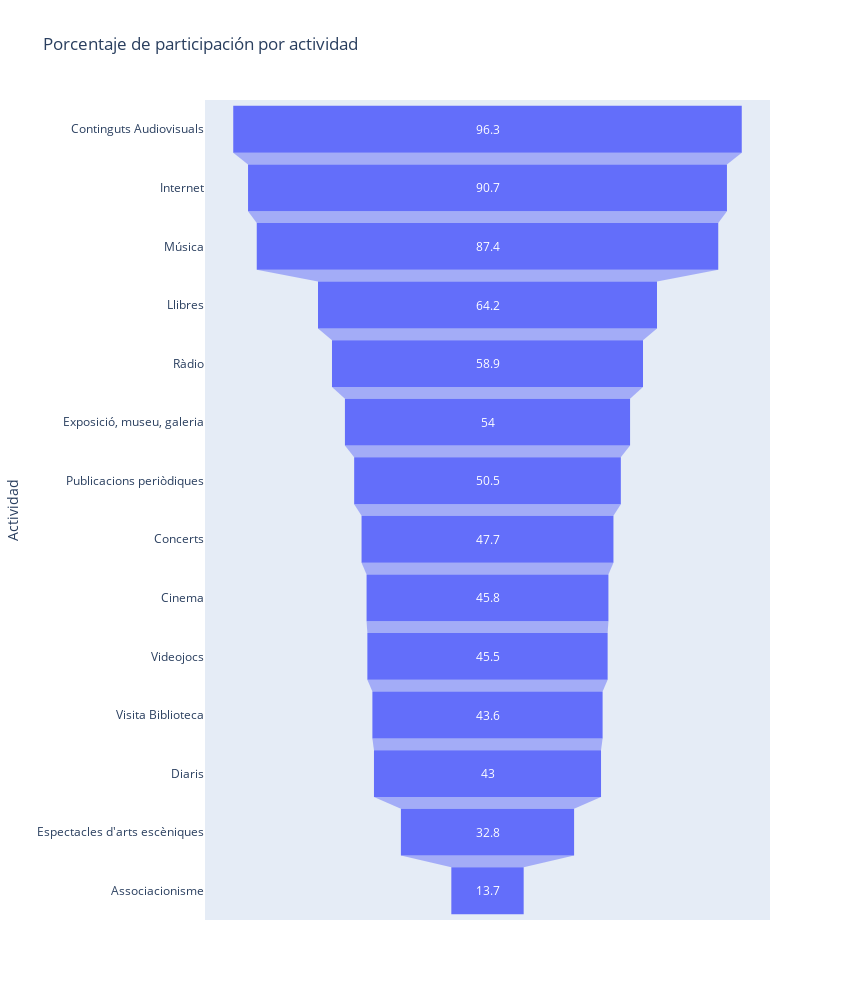

Notebook code cell kept with this figure:
### Code cell
#calcular el % por cada actividad
percent_total_actividades = round((actividades.sum() / actividades.notna().sum()) * 100, 1)


# crear los datos para el embudo
embudo_df = percent_total_actividades.reset_index()
embudo_df.columns = ['Actividad', 'Total']
embudo_df = embudo_df.sort_values('Total', ascending=False)


# cambiar nombres de las etiquetas
embudo_df['Actividad'] = embudo_df['Actividad'].replace(cols_activitats_dicc)

fig = px.funnel(embudo_df, x='Total', y='Actividad', title='Porcentaje de participación por actividad')
fig.update_layout(width=850, height=1000)
fig.show()

### Figure 1 — Plotly figure (JSON) as saved in the notebook; plotly's stock layout.template omitted (floating-point values rounded to 4 significant figures)
{"data": [{"hovertemplate": "Total=%{x}<br>Actividad=%{y}<extra></extra>", "legendgroup": "", "marker": {"color": "#636efa"}, "name": "", "orientation": "h", "showlegend": false, "type": "funnel", "x": [96.3, 90.7, 87.4, 64.2, 58.9, 54.0, 50.5, 47.7, 45.8, 45.5, 43.6, 43.0, 32.8, 13.7], "xaxis": "x", "y": ["Continguts Audiovisuals", "Internet", "Música", "Llibres", "Ràdio", "Exposició, museu, galeria", "Publicacions periòdiques", "Concerts", "Cinema", "Videojocs", "Visita Biblioteca", "Diaris", "Espectacles d'arts escèniques", "Associacionisme"], "yaxis": "y"}], "layout": {"height": 1000, "legend": {"tracegroupgap": 0}, "title": {"text": "Porcentaje de participación por actividad"}, "width": 850, "xaxis": {"anchor": "y", "domain": [0, 1], "title": {"text": "Total"}}, "yaxis": {"anchor": "x", "domain": [0, 1], "title": {"text": "Actividad"}}}}
